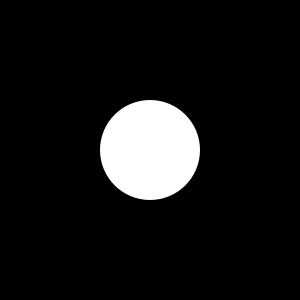
Frame 1 (no input)
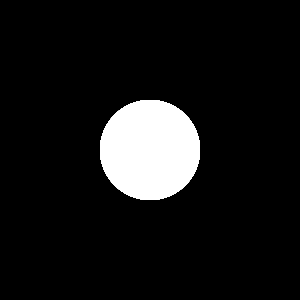
Frame 60 (the mouse pressed at the canvas centre just before this capture)
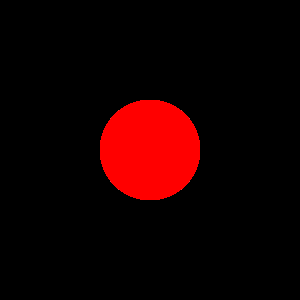
Frame 120 (the mouse held since frame 60 and released just before this capture)

The Processing sketch that drew these frames (run headless with seeded random() and noise(); from frame 60 on, the mouse is pressed at the canvas centre):

// Processing sketch: Challenge_1_a
// ── Challenge_1_a.pde
color circle = color (255);
color highlight = color (255, 0, 0);

void setup() {
  size (300, 300);
  background(0);
}

void draw() {
  ellipseMode(CENTER);
  noStroke();
  fill(circle);
  ellipse(width/2, height/2, 100, 100);
  
  float d = dist(width/2, height/2, mouseX, mouseY);
    if (d <= 50) {
    circle = color (highlight);
    }
  
}
